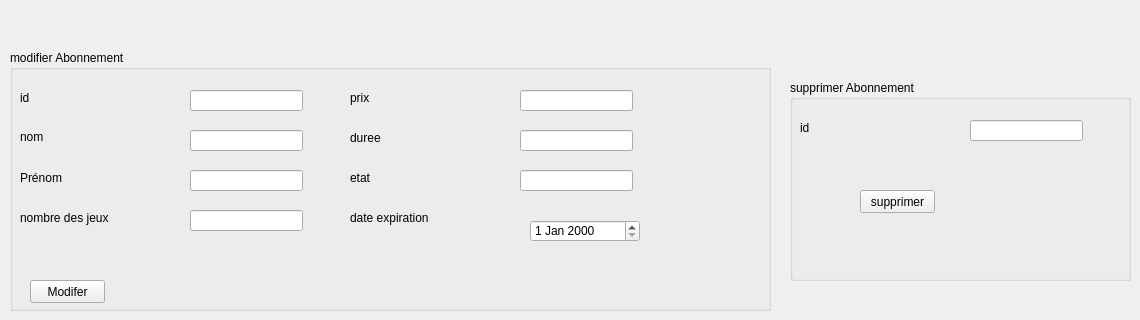
      <widget class="QWidget" name="tab_23">
       <attribute name="title">
        <string>modifier et supprimer abonnement</string>
       </attribute>
       <widget class="QGroupBox" name="groupBox_22">
        <property name="geometry">
         <rect>
          <x>790</x>
          <y>80</y>
          <width>341</width>
          <height>201</height>
         </rect>
        </property>
        <property name="title">
         <string>supprimer Abonnement</string>
        </property>
        <widget class="QLabel" name="label_73">
         <property name="geometry">
          <rect>
           <x>10</x>
           <y>40</y>
           <width>71</width>
           <height>16</height>
          </rect>
         </property>
         <property name="text">
          <string>id</string>
         </property>
        </widget>
        <widget class="QLineEdit" name="id_supp_per_5">
         <property name="geometry">
          <rect>
           <x>180</x>
           <y>40</y>
           <width>113</width>
           <height>21</height>
          </rect>
         </property>
        </widget>
        <widget class="QPushButton" name="pushButton_27">
         <property name="geometry">
          <rect>
           <x>70</x>
           <y>110</y>
           <width>75</width>
           <height>23</height>
          </rect>
         </property>
         <property name="text">
          <string>supprimer</string>
         </property>
        </widget>
       </widget>
       <widget class="QGroupBox" name="groupBox_21">
        <property name="geometry">
         <rect>
          <x>10</x>
          <y>50</y>
          <width>761</width>
          <height>261</height>
         </rect>
        </property>
        <property name="title">
         <string>modifier Abonnement</string>
        </property>
        <widget class="QLabel" name="label_69">
         <property name="geometry">
          <rect>
           <x>10</x>
           <y>40</y>
           <width>71</width>
           <height>16</height>
          </rect>
         </property>
         <property name="text">
          <string>id</string>
         </property>
        </widget>
        <widget class="QLabel" name="label_70">
         <property name="geometry">
          <rect>
           <x>10</x>
           <y>80</y>
           <width>47</width>
           <height>13</height>
          </rect>
         </property>
         <property name="text">
          <string>nom</string>
         </property>
        </widget>
        <widget class="QLabel" name="label_71">
         <property name="geometry">
          <rect>
           <x>10</x>
           <y>120</y>
           <width>151</width>
           <height>16</height>
          </rect>
         </property>
         <property name="text">
          <string>Prénom</string>
         </property>
        </widget>
        <widget class="QLineEdit" name="id_per_9">
         <property name="geometry">
          <rect>
           <x>180</x>
           <y>40</y>
           <width>113</width>
           <height>21</height>
          </rect>
         </property>
        </widget>
        <widget class="QLineEdit" name="nom_per_9">
         <property name="geometry">
          <rect>
           <x>180</x>
           <y>80</y>
           <width>113</width>
           <height>21</height>
          </rect>
         </property>
        </widget>
        <widget class="QLineEdit" name="prenom_per_10">
         <property name="geometry">
          <rect>
           <x>180</x>
           <y>120</y>
           <width>113</width>
           <height>21</height>
          </rect>
         </property>
         <property name="inputMethodHints">
          <set>Qt::ImhNone</set>
         </property>
         <property name="maxLength">
          <number>50</number>
         </property>
        </widget>
        <widget class="QPushButton" name="pushButton_26">
         <property name="geometry">
          <rect>
           <x>20</x>
           <y>230</y>
           <width>75</width>
           <height>23</height>
          </rect>
         </property>
         <property name="text">
          <string>Modifer</string>
         </property>
        </widget>
        <widget class="QLabel" name="label_72">
         <property name="geometry">
          <rect>
           <x>10</x>
           <y>160</y>
           <width>131</width>
           <height>16</height>
          </rect>
         </property>
         <property name="text">
          <string>nombre des jeux</string>
         </property>
        </widget>
        <widget class="QLineEdit" name="nb_per_18">
         <property name="geometry">
          <rect>
           <x>180</x>
           <y>160</y>
           <width>113</width>
           <height>21</height>
          </rect>
         </property>
        </widget>
        <widget class="QLabel" name="label_92">
         <property name="geometry">
          <rect>
           <x>340</x>
           <y>40</y>
           <width>131</width>
           <height>16</height>
          </rect>
         </property>
         <property name="text">
          <string>prix</string>
         </property>
        </widget>
        <widget class="QLabel" name="label_93">
         <property name="geometry">
          <rect>
           <x>340</x>
           <y>80</y>
           <width>131</width>
           <height>16</height>
          </rect>
         </property>
         <property name="text">
          <string>duree</string>
         </property>
        </widget>
        <widget class="QLineEdit" name="prix_per_11">
         <property name="geometry">
          <rect>
           <x>510</x>
           <y>40</y>
           <width>113</width>
           <height>21</height>
          </rect>
         </property>
         <property name="inputMethodHints">
          <set>Qt::ImhNone</set>
         </property>
         <property name="maxLength">
          <number>50</number>
         </property>
        </widget>
        <widget class="QLineEdit" name="duree_per_19">
         <property name="geometry">
          <rect>
           <x>510</x>
           <y>80</y>
           <width>113</width>
           <height>21</height>
          </rect>
         </property>
        </widget>
        <widget class="QLabel" name="label_94">
         <property name="geometry">
          <rect>
           <x>340</x>
           <y>120</y>
           <width>131</width>
           <height>16</height>
          </rect>
         </property>
         <property name="text">
          <string>etat</string>
         </property>
        </widget>
        <widget class="QLineEdit" name="etat_per_20">
         <property name="geometry">
          <rect>
           <x>510</x>
           <y>120</y>
           <width>113</width>
           <height>21</height>
          </rect>
         </property>
        </widget>
        <widget class="QLabel" name="label_95">
         <property name="geometry">
          <rect>
           <x>340</x>
           <y>160</y>
           <width>131</width>
           <height>16</height>
          </rect>
         </property>
         <property name="text">
          <string>date expiration</string>
         </property>
        </widget>
        <widget class="QDateEdit" name="dateEdit_4">
         <property name="geometry">
          <rect>
           <x>520</x>
           <y>170</y>
           <width>110</width>
           <height>22</height>
          </rect>
         </property>
        </widget>
       </widget>
      </widget>
